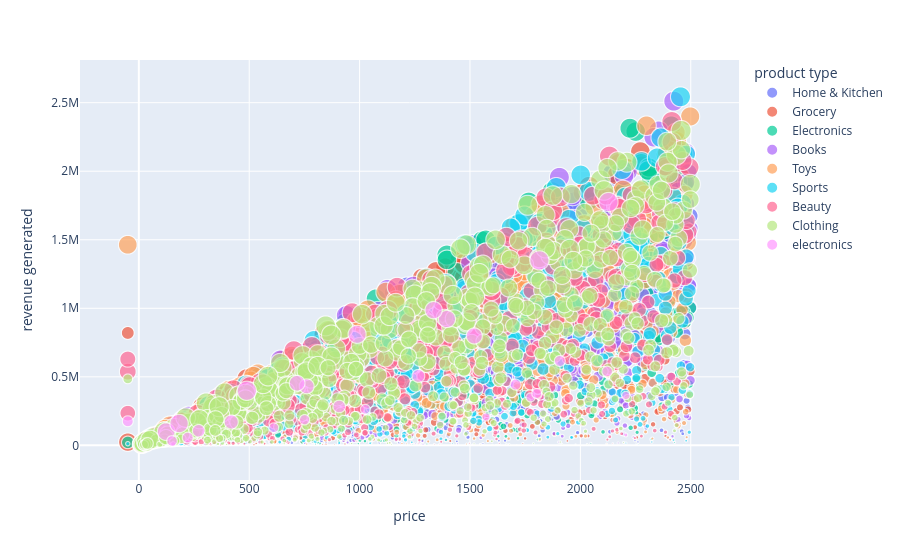

Notebook cell for this chart:
### Code cell
fig=px.scatter(df,x='price',y='revenue generated',color='product type',size='number of product sold',hover_data=['number of product sold'])
fig.show()

### Figure 1 — Plotly figure (JSON) as saved in the notebook; plotly's stock layout.template omitted (floating-point values rounded to 4 significant figures; data arrays with more than 128 entries replaced by an {"elided": "..."} marker saying what was removed)
{"data": [{"customdata": {"elided": "627x1 int values"}, "hovertemplate": "product type=Home & Kitchen<br>price=%{x}<br>revenue generated=%{y}<br>number of product sold=%{customdata[0]}<extra></extra>", "legendgroup": "Home & Kitchen", "marker": {"color": "#636efa", "size": {"elided": "627 int values"}, "sizemode": "area", "sizeref": 2.5, "symbol": "circle"}, "mode": "markers", "name": "Home & Kitchen", "showlegend": true, "type": "scattergl", "x": {"elided": "627 float values"}, "xaxis": "x", "y": {"elided": "627 float values"}, "yaxis": "y"}, {"customdata": {"elided": "624x1 int values"}, "hovertemplate": "product type=Grocery<br>price=%{x}<br>revenue generated=%{y}<br>number of product sold=%{customdata[0]}<extra></extra>", "legendgroup": "Grocery", "marker": {"color": "#EF553B", "size": {"elided": "624 int values"}, "sizemode": "area", "sizeref": 2.5, "symbol": "circle"}, "mode": "markers", "name": "Grocery", "showlegend": true, "type": "scattergl", "x": {"elided": "624 float values"}, "xaxis": "x", "y": {"elided": "624 float values"}, "yaxis": "y"}, {"customdata": {"elided": "607x1 int values"}, "hovertemplate": "product type=Electronics<br>price=%{x}<br>revenue generated=%{y}<br>number of product sold=%{customdata[0]}<extra></extra>", "legendgroup": "Electronics", "marker": {"color": "#00cc96", "size": {"elided": "607 int values"}, "sizemode": "area", "sizeref": 2.5, "symbol": "circle"}, "mode": "markers", "name": "Electronics", "showlegend": true, "type": "scattergl", "x": {"elided": "607 float values"}, "xaxis": "x", "y": {"elided": "607 float values"}, "yaxis": "y"}, {"customdata": {"elided": "641x1 int values"}, "hovertemplate": "product type=Books<br>price=%{x}<br>revenue generated=%{y}<br>number of product sold=%{customdata[0]}<extra></extra>", "legendgroup": "Books", "marker": {"color": "#ab63fa", "size": {"elided": "641 int values"}, "sizemode": "area", "sizeref": 2.5, "symbol": "circle"}, "mode": "markers", "name": "Books", "showlegend": true, "type": "scattergl", "x": {"elided": "641 float values"}, "xaxis": "x", "y": {"elided": "641 float values"}, "yaxis": "y"}, {"customdata": {"elided": "637x1 int values"}, "hovertemplate": "product type=Toys<br>price=%{x}<br>revenue generated=%{y}<br>number of product sold=%{customdata[0]}<extra></extra>", "legendgroup": "Toys", "marker": {"color": "#FFA15A", "size": {"elided": "637 int values"}, "sizemode": "area", "sizeref": 2.5, "symbol": "circle"}, "mode": "markers", "name": "Toys", "showlegend": true, "type": "scattergl", "x": {"elided": "637 float values"}, "xaxis": "x", "y": {"elided": "637 float values"}, "yaxis": "y"}, {"customdata": {"elided": "626x1 int values"}, "hovertemplate": "product type=Sports<br>price=%{x}<br>revenue generated=%{y}<br>number of product sold=%{customdata[0]}<extra></extra>", "legendgroup": "Sports", "marker": {"color": "#19d3f3", "size": {"elided": "626 int values"}, "sizemode": "area", "sizeref": 2.5, "symbol": "circle"}, "mode": "markers", "name": "Sports", "showlegend": true, "type": "scattergl", "x": {"elided": "626 float values"}, "xaxis": "x", "y": {"elided": "626 float values"}, "yaxis": "y"}, {"customdata": {"elided": "637x1 int values"}, "hovertemplate": "product type=Beauty<br>price=%{x}<br>revenue generated=%{y}<br>number of product sold=%{customdata[0]}<extra></extra>", "legendgroup": "Beauty", "marker": {"color": "#FF6692", "size": {"elided": "637 int values"}, "sizemode": "area", "sizeref": 2.5, "symbol": "circle"}, "mode": "markers", "name": "Beauty", "showlegend": true, "type": "scattergl", "x": {"elided": "637 float values"}, "xaxis": "x", "y": {"elided": "637 float values"}, "yaxis": "y"}, {"customdata": {"elided": "671x1 int values"}, "hovertemplate": "product type=Clothing<br>price=%{x}<br>revenue generated=%{y}<br>number of product sold=%{customdata[0]}<extra></extra>", "legendgroup": "Clothing", "marker": {"color": "#B6E880", "size": {"elided": "671 int values"}, "sizemode": "area", "sizeref": 2.5, "symbol": "circle"}, "mode": "markers", "name": "Clothing", "showlegend": true, "type": "scattergl", "x": {"elided": "671 float values"}, "xaxis": "x", "y": {"elided": "671 float values"}, "yaxis": "y"}, {"customdata": [[164], [308], [419], [753], [207], [395], [403], [237], [309], [935], [311], [249], [311], [163], [240], [286], [747], [269], [780], [860], [39], [639], [70], [908], [564], [909], [503], [273], [615], [818]], "hovertemplate": "product type=electronics <br>price=%{x}<br>revenue generated=%{y}<br>number of product sold=%{customdata[0]}<extra></extra>", "legendgroup": "electronics ", "marker": {"color": "#FF97FF", "size": [164, 308, 419, 753, 207, 395, 403, 237, 309, 935, 311, 249, 311, 163, 240, 286, 747, 269, 780, 860, 39, 639, 70, 908, 564, 909, 503, 273, 615, 818], "sizemode": "area", "sizeref": 2.5, "symbol": "circle"}, "mode": "markers", "name": "electronics ", "showlegend": true, "type": "scattergl", "x": [1573.0, -50.0, 1266.0, 1395.0, 1774.0, 907.7, 270.8, 611.5, 221.7, 489.1, 1907.0, 1026.0, 1707.0, 2206.0, 1802.0, 2121.0, 1336.0, 751.1, 123.7, 182.2, 2206.0, 1519.0, 155.8, 1814.0, 760.3, 2127.0, 418.6, 150.4, 717.0, 988.9], "xaxis": "x", "y": [207500.0, 175800.0, 506800.0, 921400.0, 350000.0, 283800.0, 106300.0, 128500.0, 56500.0, 398200.0, 615700.0, 263200.0, 443300.0, 364000.0, 378200.0, 539200.0, 986400.0, 187400.0, 100300.0, 159500.0, 75930.0, 798700.0, 8231.0, 1350000.0, 430900.0, 1775000.0, 170400.0, 32140.0, 453500.0, 810000.0], "yaxis": "y"}], "layout": {"legend": {"itemsizing": "constant", "title": {"text": "product type"}, "tracegroupgap": 0}, "margin": {"t": 60}, "xaxis": {"anchor": "y", "domain": [0, 1], "title": {"text": "price"}}, "yaxis": {"anchor": "x", "domain": [0, 1], "title": {"text": "revenue generated"}}}}
